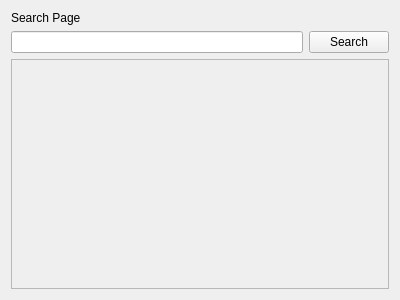
<?xml version="1.0" encoding="UTF-8"?>
<ui version="4.0">
 <class>Form</class>
 <widget class="QWidget" name="Form">
  <property name="geometry">
   <rect>
    <x>0</x>
    <y>0</y>
    <width>400</width>
    <height>300</height>
   </rect>
  </property>
  <property name="windowTitle">
   <string>Form</string>
  </property>
  <layout class="QVBoxLayout" name="verticalLayout">
   <item>
    <layout class="QGridLayout" name="gridLayout">
     <item row="0" column="0">
      <widget class="QLabel" name="label">
       <property name="text">
        <string>Search Page</string>
       </property>
      </widget>
     </item>
     <item row="1" column="0">
      <layout class="QHBoxLayout" name="horizontalLayout">
       <item>
        <widget class="QLineEdit" name="lineEdit"/>
       </item>
       <item>
        <widget class="QPushButton" name="pushButton">
         <property name="text">
          <string>Search</string>
         </property>
        </widget>
       </item>
      </layout>
     </item>
     <item row="2" column="0">
      <widget class="QScrollArea" name="scrollArea">
       <property name="widgetResizable">
        <bool>true</bool>
       </property>
       <widget class="QWidget" name="scrollAreaWidgetContents">
        <property name="geometry">
         <rect>
          <x>0</x>
          <y>0</y>
          <width>378</width>
          <height>228</height>
         </rect>
        </property>
       </widget>
      </widget>
     </item>
    </layout>
   </item>
  </layout>
 </widget>
 <resources/>
 <connections/>
</ui>
